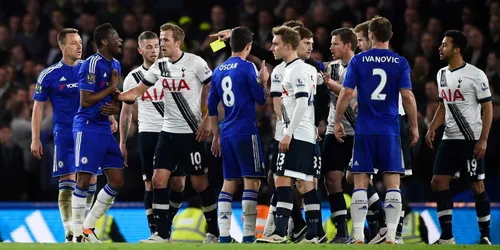
#> input picture course/versions/ai-workshops/02_vision/_resources/chromebook/images/epl.webp, 500 x 250 px, given in place of the camera
$ jupyter execute --allow-errors 02_opencv_basics.ipynb
#> lines starting #> are read from the running program, lines starting #| are printed output that depends on the picture; after the words box and inside, x2 and y2 are one past the last pixel; in counts of white or black regions, pixels touching at a corner belong together
[cell 1]
# ============================================
# Notebook 2: OpenCV Basics
# Goal:
# Learn how to load, inspect, and display images using OpenCV.
# ============================================

# --- Imports ---
import numpy as np          # numerical arrays
import matplotlib.pyplot as plt  # display images
import cv2                 # computer vision library

[cell 2]
# ============================================
# Capture an image from your camera
# Goal:
# Take one picture using the default camera and display it.
# ============================================

# --- Parameters ---
CAMERA_INDEX = 0
WARMUP_FRAMES = 20
SAVE_PATH = "../images/captured_image.png"
DISPLAY_TITLE = "Captured image"

# --- Camera capture ---
cap = cv2.VideoCapture(CAMERA_INDEX)

if not cap.isOpened():
    print("Could not open camera.")
else:
    for _ in range(WARMUP_FRAMES):
        ret, frame = cap.read()
#> this loop made 20 passes
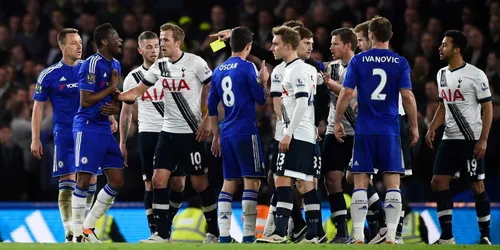
#> input picture course/versions/ai-workshops/02_vision/_resources/chromebook/images/epl.webp, 500 x 250 px, given in place of the camera

    cap.release()

    if not ret:
        print("Failed to capture image.")
    else:
        cv2.imwrite(SAVE_PATH, frame)
        rgb = cv2.cvtColor(frame, cv2.COLOR_BGR2RGB)
#> frame is the input picture: shape (250, 500, 3); mean B, G, R 74.9, 66.4, 64.5

        plt.imshow(rgb)
        plt.title(DISPLAY_TITLE)
        plt.axis("off")
        plt.show()

[cell 3]
# ============================================
# Load a real image
# Goal:
# Understand how a color image is stored as a 3D array (H, W, C) (Height, Width, Channels).
# ============================================

# --- Parameters ---
IMAGE_PATH = "../images/captured_image.png"
DISPLAY_TITLE = "Loaded image (RGB)"

# --- Load image ---
bgr = cv2.imread(IMAGE_PATH)

if bgr is None:
    raise FileNotFoundError(f"Couldn't load {IMAGE_PATH}. Make sure the file exists.")

print("OpenCV loads images in BGR format (not RGB).")
print("shape (H, W, C):", bgr.shape)
#| shape (H, W, C): (250, 500, 3)
print("dtype:", bgr.dtype)
#| dtype: uint8

rgb = cv2.cvtColor(bgr, cv2.COLOR_BGR2RGB)

plt.imshow(rgb)
plt.title(DISPLAY_TITLE)
plt.axis("off")
plt.show()

[cell 4]
# ============================================
# Convert the image to grayscale
# Goal:
# See the difference between a color image and a 1-channel image.
# ============================================

# --- Parameters ---
DISPLAY_CMAP = "gray"
DISPLAY_TITLE = "Grayscale image"

gray = cv2.cvtColor(bgr, cv2.COLOR_BGR2GRAY)
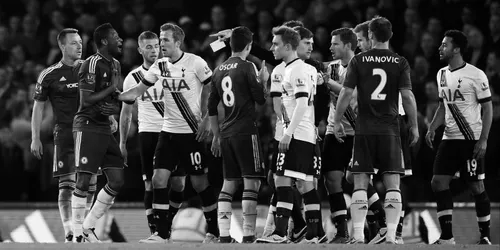
#> gray: shape (250, 500); min 0, max 255, mean 66.8

plt.imshow(gray, cmap=DISPLAY_CMAP)
plt.title(DISPLAY_TITLE)
plt.axis("off")
plt.show()

[cell 5]
# ============================================
# 🧪 Example: Load and display an image (OpenCV)
# Goal:
# Learn how to load an image and display it correctly
# ============================================

# Load image from disk (OpenCV loads in BGR format)
# img = cv2.imread("../pictures/captured_image.png")
img = cv2.imread("../images/captured_image.png")


# --- Check if loading worked ---
if img is None:
    print("Image not found.")
else:
    print("Image loaded successfully.")

    # ============================================
    # 🔁 Convert BGR → RGB
    # Matplotlib expects RGB, not BGR
    # ============================================
    rgb = cv2.cvtColor(img, cv2.COLOR_BGR2RGB)

    # ============================================
    # 🖼️ Display the image
    # ============================================
    plt.imshow(rgb)
    plt.title("Loaded image")
    plt.axis("off")  # cleaner display (no axes)
    plt.show()


# ============================================
# 🧠 Checkpoint:
# - Why do we convert BGR to RGB?
# - What happens if we skip this step?
# - What does cv2.imread return if the path is wrong?
# ============================================

[cell 6]
# ============================================
# 🧪 Example: Convert an image to grayscale
# Goal:
# Understand how to reduce a color image to 1 channel
# ============================================

# Convert BGR image → Grayscale
# (collapses 3 color channels into a single intensity value)
gray = cv2.cvtColor(img, cv2.COLOR_BGR2GRAY)

# --- Inspect the result ---
print("shape:", gray.shape)   # (height, width) → no channel dimension
#| shape: (250, 500)
print("dtype:", gray.dtype)
#| dtype: uint8

# ============================================
# 🖼️ Display the grayscale image
# ============================================
plt.imshow(gray, cmap="gray")  # tell matplotlib it's grayscale
plt.title("Grayscale image")
plt.axis("off")
plt.show()


# ============================================
# 🧠 Checkpoint:
# - What happened to the 3 color channels?
# - Why is the shape now (H, W) instead of (H, W, 3)?
# - What does each pixel value represent now?
# ============================================

[cell 7]
# ============================================
# 🧪 Example: Blur an image (noise reduction)
# Goal:
# Smooth the image before edge detection
# ============================================

# Apply Gaussian blur to reduce noise
# (5, 5) = kernel size, 0 = automatic sigma
blur = cv2.GaussianBlur(gray, (5, 5), 0)
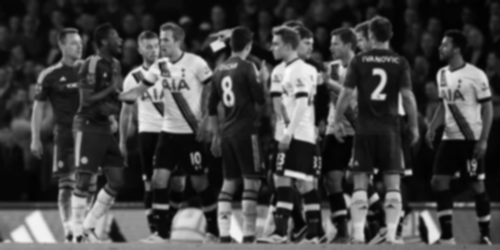
#> blur: shape (250, 500); min 1, max 252, mean 66.8

# ============================================
# 🖼️ Display blurred image
# ============================================
plt.imshow(blur, cmap="gray")
plt.title("Blurred image")
plt.axis("off")
plt.show()


# ============================================
# 🧠 Checkpoint:
# - Why do we blur before detecting edges?
# - What might happen if we skip this step?
# ============================================

[cell 8]
# ============================================
# 🧪 Example: Detect edges with Canny
# Goal:
# Identify strong intensity changes (object boundaries)
# ============================================

# Apply Canny edge detection
# 50 = lower threshold, 150 = upper threshold
edges = cv2.Canny(blur, 50, 150)
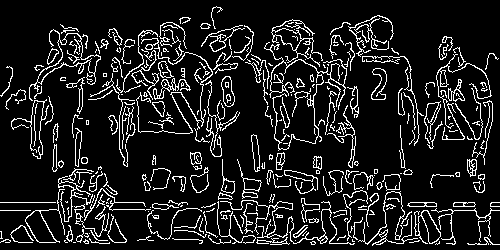
#> edges: shape (250, 500); 12% white in thin lines or dots

# --- Inspect the result ---
print("shape:", edges.shape)   # (height, width)
#| shape: (250, 500)
print("dtype:", edges.dtype)
#| dtype: uint8
print("unique values:", np.unique(edges))  # typically [0, 255]
#| unique values: [  0 255]

# ============================================
# 🖼️ Display detected edges
# ============================================
plt.imshow(edges, cmap="gray")
plt.title("Edges (Canny)")
plt.axis("off")
plt.show()


# ============================================
# 🧠 Checkpoint:
# - What do the white pixels represent?
# - Why are there only two values (0 and 255)?
# - How might changing thresholds (50, 150) affect the result?
# ============================================

#> (a cell that did not finish here is left out)

[cell 10]
# ============================================
# 🧪 Example: Binary thresholding
# Goal:
# Convert a grayscale image into black & white
# ============================================

# Apply thresholding
# Pixels > 120 → 255 (white)
# Pixels ≤ 120 → 0 (black)
_, thresh = cv2.threshold(gray, 120, 255, cv2.THRESH_BINARY)
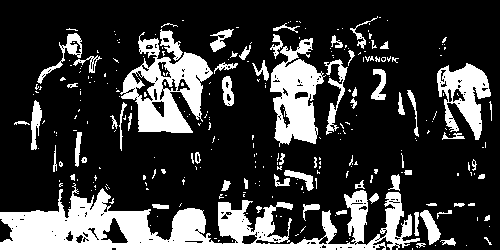
#> thresh: shape (250, 500); 23.2% white; 296 white regions (228 under 20 px)

# --- Inspect the result ---
print("shape:", thresh.shape)
#| shape: (250, 500)
print("dtype:", thresh.dtype)
#| dtype: uint8
print("unique values:", np.unique(thresh))  # should be [0, 255]
#| unique values: [  0 255]

# ============================================
# 🖼️ Display thresholded image
# ============================================
plt.imshow(thresh, cmap="gray")
plt.title("Threshold")
plt.axis("off")
plt.show()


# ============================================
# 🧠 Checkpoint:
# - What does the value 120 control?
# - What happens if you increase or decrease it?
# - In what situations would thresholding be useful?
# ============================================

[cell 11]
# ============================================
# 🧪 Example: Find and draw contours
# Goal:
# Detect object boundaries from a binary image
# ============================================

# Find contours in the thresholded image
# RETR_EXTERNAL → only outer contours
# CHAIN_APPROX_SIMPLE → compress contour points
contours, _ = cv2.findContours(thresh, cv2.RETR_EXTERNAL, cv2.CHAIN_APPROX_SIMPLE)
#> contours = 283 contours, 232 with area under 20; largest, box (x1, y1, x2, y2) and area: (0, 183, 420, 250) 12152, (120, 32, 213, 133) 4770, (270, 38, 326, 147) 3381, (437, 63, 491, 140) 2134, (37, 33, 82, 84) 408

# Create a copy of the original image to draw on
canvas = rgb.copy()

# Draw all contours
# -1 → draw all contours
# (255, 0, 0) → red color (in RGB)
# 2 → thickness
cv2.drawContours(canvas, contours, -1, (255, 0, 0), 2)
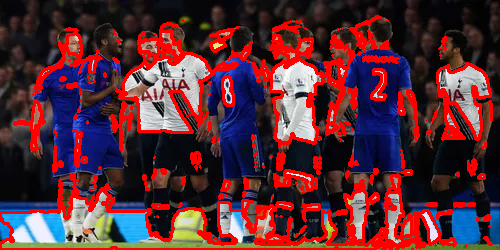
#> canvas: shape (250, 500, 3); mean R, G, B 88.5, 43.9, 53.2

# ============================================
# 🖼️ Display result
# ============================================
plt.imshow(canvas)
plt.title("Detected contours")
plt.axis("off")
plt.show()

# --- Inspect ---
print("Contours found:", len(contours))
#| Contours found: 283


# ============================================
# 🧠 Checkpoint:
# - What does a contour represent?
# - Why do we use a binary image (thresh) here?
# - What would change if we used RETR_TREE instead?
# ============================================

[cell 12]
# ============================================
# 🧪 Example: Draw bounding boxes
# Goal:
# Enclose each detected object with a rectangle
# ============================================

# Create a copy of the original image
canvas = rgb.copy()

# Loop over each contour
for c in contours:
    # Compute bounding rectangle (x, y, width, height)
    x, y, w, h = cv2.boundingRect(c)

    # Draw rectangle on the image
    # (x, y) → top-left corner
    # (x+w, y+h) → bottom-right corner
    # (0, 255, 0) → green color
    # 2 → thickness
    cv2.rectangle(canvas, (x, y), (x + w, y + h), (0, 255, 0), 2)
#> this loop made 283 passes
#> (x, y, w, h) on passes 3 to 5: (466, 245, 1, 1), (435, 245, 1, 1), (416, 243, 10, 5)
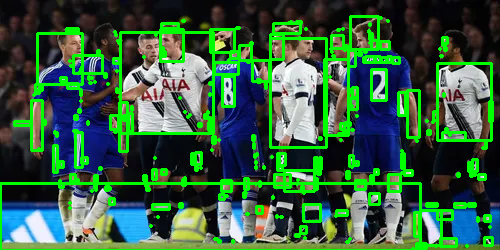
#> canvas: shape (250, 500, 3); mean R, G, B 53.9, 94.7, 63.7

# ============================================
# 🖼️ Display result
# ============================================
plt.imshow(canvas)
plt.title("Bounding boxes")
plt.axis("off")
plt.show()


# ============================================
# 🧠 Checkpoint:
# - What does each box represent?
# - How is a bounding box different from a contour?
# - When would bounding boxes be preferred over contours?
# ============================================

$ run again, on course/versions/ai-workshops/02_vision/_resources/chromebook/images/group_photo.webp
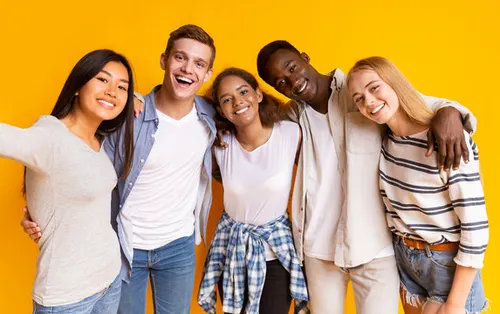
#> input picture course/versions/ai-workshops/02_vision/_resources/chromebook/images/group_photo.webp, 500 x 314 px, given in place of the camera
#> the loop `for _ in range(WARMUP_FRAMES):` made 20 passes
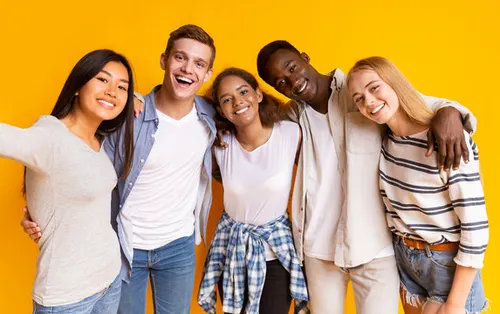
#> input picture course/versions/ai-workshops/02_vision/_resources/chromebook/images/group_photo.webp, 500 x 314 px, given in place of the camera
#> frame is the input picture: shape (314, 500, 3); mean B, G, R 105, 162.5, 198.5
#| shape (H, W, C): (314, 500, 3)
#| dtype: uint8
#| shape: (314, 500)
#| dtype: uint8
#> `edges = cv2.Canny(blur, 50, 150)`:
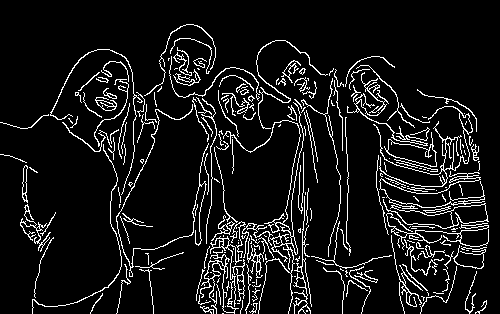
#> edges: shape (314, 500); 8.9% white in thin lines or dots
#| shape: (314, 500)
#| dtype: uint8
#| unique values: [  0 255]
#> thresh: shape (314, 500); 79% white; 195 black regions (160 under 20 px)
#| shape: (314, 500)
#| dtype: uint8
#| unique values: [  0 255]
#> contours = 91 contours, 81 with area under 20; largest, box (x1, y1, x2, y2) and area: (0, 0, 500, 314) 127756, (388, 142, 437, 167) 598, (423, 246, 448, 272) 214, (144, 275, 154, 314) 190, (210, 229, 228, 254) 144
#| Contours found: 91
#> the loop `for c in contours:` made 91 passes
#> (x, y, w, h) on passes 2, 3, 4, 5, 15, 16, 17, 18: (157, 311, 1, 1), (299, 310, 6, 4), (163, 308, 4, 3), (308, 306, 1, 1), (439, 283, 1, 1), (241, 283, 1, 1), (401, 282, 21, 26), (204, 282, 3, 4)
#> after the loop `for c in contours:`:
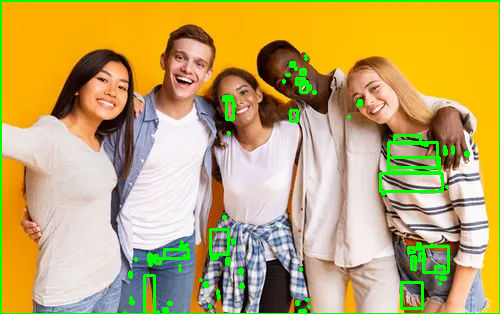
#> canvas: shape (314, 500, 3); mean R, G, B 191.3, 168.5, 101.7
